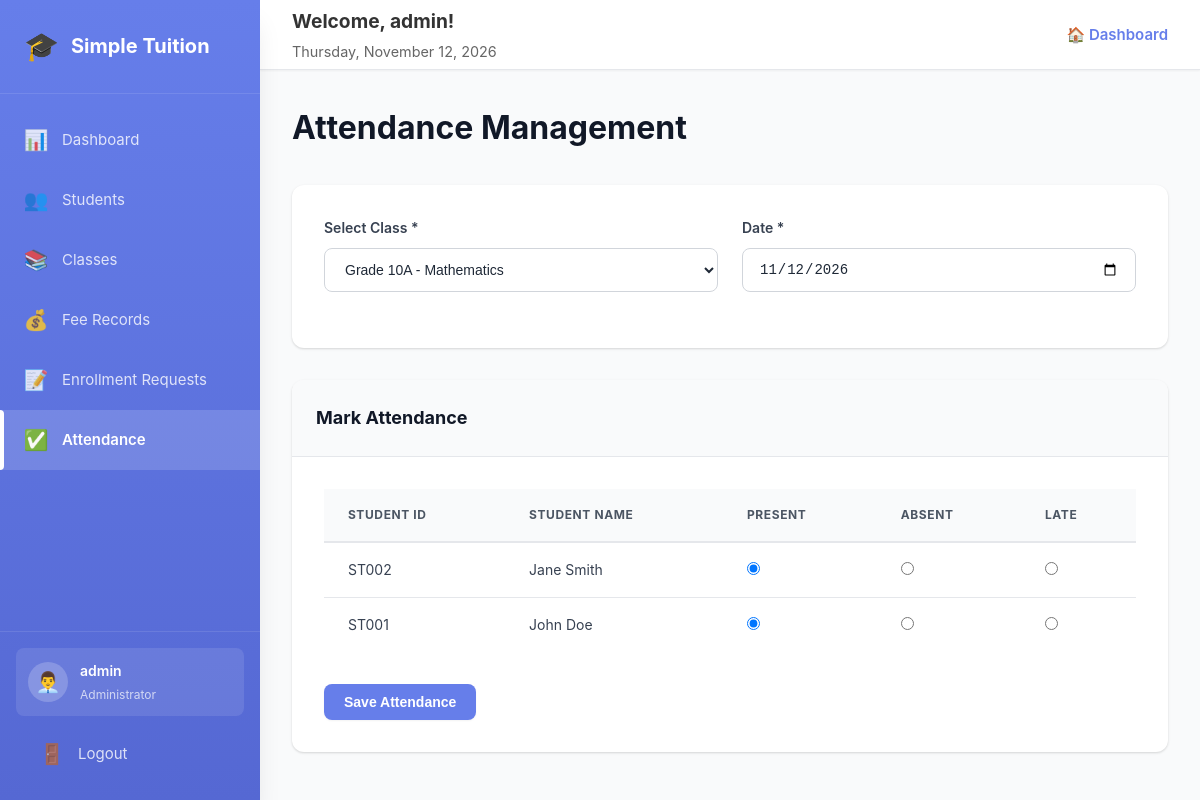
Page /admin/attendance.php?class_id=1 (signed in) on the committed database.
### tables this page shows
CREATE TABLE `students` (
  `id` int(11) NOT NULL,
  `student_id` varchar(20) NOT NULL,
  `name` varchar(100) NOT NULL,
  `email` varchar(100) NOT NULL,
  `phone` varchar(20) DEFAULT NULL,
  `password` varchar(255) NOT NULL,
  `address` text DEFAULT NULL,
  `date_of_birth` date DEFAULT NULL,
  `enrollment_date` date DEFAULT NULL,
  `status` enum('active','inactive') DEFAULT 'active',
  `created_at` timestamp NOT NULL DEFAULT current_timestamp()
);

### admin/attendance.php (the view, shortened to what this page needs)
<?php
require_once '../config.php';
$classes_result = $conn->query("SELECT id, class_name, subject FROM classes WHERE status='active' ORDER BY class_name");
$classes_array = [];
if ($classes_result) {
    while ($row = $classes_result->fetch_assoc()) {
        $classes_array[] = $row;
    }
}
$selected_class = isset($_GET['class_id']) ? (int)$_GET['class_id'] : 0;
$selected_date = isset($_GET['date']) ? sanitize($_GET['date']) : date('Y-m-d');
$students = null;
$attendance_records = [];
if ($selected_class > 0) {
    $students_result = $conn->query("
        SELECT s.id, s.student_id, s.name
        FROM students s
        JOIN student_classes sc ON s.id = sc.student_id
        WHERE sc.class_id = $selected_class AND s.status='active'
        ORDER BY s.name
    ");
    if (!$students_result) {
        $students = null;
    } else {
        $students = $students_result;
    }
}
?>
<!DOCTYPE html>
<html lang="en">
<head>
    <link rel="stylesheet" href="../css/admin-style.css">
</head>
<body>
    <div class="dashboard">
        <?php include 'includes/sidebar.php'; ?>
        <div class="main-content">
            <?php include 'includes/header.php'; ?>
            <div class="content-area">
                <h1>Attendance Management</h1>
                <div class="card">
                    <div style="padding: 2rem;">
                        <form method="GET" action="">
                            <div class="form-grid">
                                <div class="form-group">
                                    <label for="class_id">Select Class *</label>
                                    <select id="class_id" name="class_id" required onchange="this.form.submit()">
                                        <?php foreach ($classes_array as $class): ?>
                                            <option value="<?php echo $class['id']; ?>"
                                                <?php echo $selected_class == $class['id'] ? 'selected' : ''; ?>>
                                                <?php echo $class['class_name'] . ' - ' . $class['subject']; ?>
                                            </option>
                                        <?php endforeach; ?>
                                    </select>
                                </div>
                                <div class="form-group">
                                    <label for="date">Date *</label>
                                    <input type="date" id="date" name="date" value="<?php echo $selected_date; ?>"
                                           required onchange="this.form.submit()">
                                </div>
                            </div>
                        </form>
                    </div>
                </div>
                <?php if ($selected_class > 0 && $students && $students->num_rows > 0): ?>
                <div class="card" style="margin-top: 2rem;">
                    <div class="card-header">
                        <h2>Mark Attendance</h2>
                    </div>
                    <div style="padding: 2rem;">
                        <form method="POST" action="">
                            <div class="table-responsive">
                                <table>
                                    <thead>
                                        <tr>
                                            <th>Student ID</th>
                                            <th>Student Name</th>
                                            <th>Present</th>
                                            <th>Absent</th>
                                            <th>Late</th>
                                        </tr>
                                    </thead>
                                    <tbody>
                                        <?php while ($student = $students->fetch_assoc()):
                                            $current_status = $attendance_records[$student['id']] ?? 'present';
                                        ?>
                                        <tr>
                                            <td><?php echo $student['student_id']; ?></td>
                                            <td><?php echo $student['name']; ?></td>
                                            <td>
                                                <input type="radio" name="attendance[<?php echo $student['id']; ?>]"
                                                       value="present" <?php echo $current_status == 'present' ? 'checked' : ''; ?>>
                                            </td>
                                            <td>
                                                <input type="radio" name="attendance[<?php echo $student['id']; ?>]"
                                                       value="absent" <?php echo $current_status == 'absent' ? 'checked' : ''; ?>>
                                            </td>
                                            <td>
                                                <input type="radio" name="attendance[<?php echo $student['id']; ?>]"
                                                       value="late" <?php echo $current_status == 'late' ? 'checked' : ''; ?>>
                                            </td>
                                        </tr>
                                        <?php endwhile; ?>
                                    </tbody>
                                </table>
                            </div>
                            <div style="margin-top: 2rem;">
                                <button type="submit" class="btn">Save Attendance</button>
                            </div>
                        </form>
                    </div>
                </div>
                <?php endif; ?>
            </div>
        </div>
    </div>
</body>
</html>

### css/admin-style.css (style rules this page uses)
:root { --primary: #667eea; --primary-dark: #5568d3; --primary-light: #818cf8; --success: #10b981; --success-light: #d1fae5; --warning: #f59e0b; --warning-light: #fef3c7; --danger: #ef4444; --danger-light: #fee2e2; --info: #3b82f6; --info-light: #dbeafe; --white: #ffffff; --gray-50: #f9fafb; --gray-100: #f3f4f6; --gray-200: #e5e7eb; --gray-300: #d1d5db; --gray-400: #9ca3af; --gray-500: #6b7280; --gray-600: #4b5563; --gray-700: #374151; --gray-800: #1f2937; --gray-900: #111827; --shadow-sm: 0 1px 2px 0 rgba(0, 0, 0, 0.05); --shadow: 0 1px 3px 0 rgba(0, 0, 0, 0.1), 0 1px 2px 0 rgba(0, 0, 0, 0.06); --shadow-md: 0 4px 6px -1px rgba(0, 0, 0, 0.1), 0 2px 4px -1px rgba(0, 0, 0, 0.06); --shadow-lg: 0 10px 15px -3px rgba(0, 0, 0, 0.1), 0 4px 6px -2px rgba(0, 0, 0, 0.05); --shadow-xl: 0 20px 25px -5px rgba(0, 0, 0, 0.1), 0 10px 10px -5px rgba(0, 0, 0, 0.04); --sidebar-width: 260px; --header-height: 70px; --radius-sm: 0.375rem; --radius: 0.5rem; --radius-lg: 0.75rem; --radius-xl: 1rem; --transition: all 0.3s cubic-bezier(0.4, 0, 0.2, 1); }
* { margin: 0; padding: 0; box-sizing: border-box; }
body { font-family: 'Inter', -apple-system, BlinkMacSystemFont, 'Segoe UI', Roboto, Oxygen, Ubuntu, Cantarell, sans-serif; background: var(--gray-50); color: var(--gray-800); line-height: 1.6; font-size: 15px; }
.dashboard { display: flex; min-height: 100vh; }
.main-content { flex: 1; margin-left: var(--sidebar-width); display: flex; flex-direction: column; min-height: 100vh; }
.content-area { flex: 1; padding: 2rem; }
.content-area>h1 { font-size: 2rem; font-weight: 700; color: var(--gray-900); margin-bottom: 2rem; }
.card { background: var(--white); border-radius: var(--radius-lg); box-shadow: var(--shadow); overflow: hidden; transition: var(--transition); }
.card-header { padding: 1.5rem; border-bottom: 1px solid var(--gray-200); display: flex; align-items: center; justify-content: space-between; background: var(--gray-50); }
.card-header h2 { font-size: 1.125rem; font-weight: 700; color: var(--gray-900); }
.table-responsive { overflow-x: auto; }
table { width: 100%; border-collapse: collapse; }
thead { background: var(--gray-50); }
thead tr { border-bottom: 2px solid var(--gray-200); }
th { padding: 1rem 1.5rem; text-align: left; font-size: 0.75rem; font-weight: 700; color: var(--gray-600); text-transform: uppercase; letter-spacing: 0.05em; }
tbody tr { border-bottom: 1px solid var(--gray-200); transition: var(--transition); }
tbody tr:last-child { border-bottom: none; }
td { padding: 1rem 1.5rem; font-size: 0.875rem; color: var(--gray-700); }
.btn, .btn-small { display: inline-flex; align-items: center; justify-content: center; gap: 0.5rem; padding: 0.625rem 1.25rem; background: var(--primary); color: var(--white); text-decoration: none; border-radius: var(--radius); font-weight: 600; font-size: 0.875rem; border: none; cursor: pointer; transition: var(--transition); box-shadow: var(--shadow-sm); }
.form-group { margin-bottom: 1.5rem; }
.form-group label { display: block; font-weight: 600; color: var(--gray-700); margin-bottom: 0.5rem; font-size: 0.875rem; }
.form-control, input[type="text"], input[type="email"], input[type="password"], input[type="number"], input[type="date"], input[type="time"], textarea, select { width: 100%; padding: 0.75rem 1rem; border: 1px solid var(--gray-300); border-radius: var(--radius); font-size: 0.875rem; color: var(--gray-800); background: var(--white); transition: var(--transition); }
.stat-card, .card { animation: fadeIn 0.5s ease-out; }
.form-grid { display: grid; grid-template-columns: repeat(2, 1fr); gap: 1.5rem; }

### rows in the picture
students: student "ST002", name "Jane Smith", id "☑"
students: student "ST001", name "John Doe", id "☑"

### other values in the picture
$_SESSION['admin_username'] "admin"
form field class_id "Grade 10A - Mathematics"
